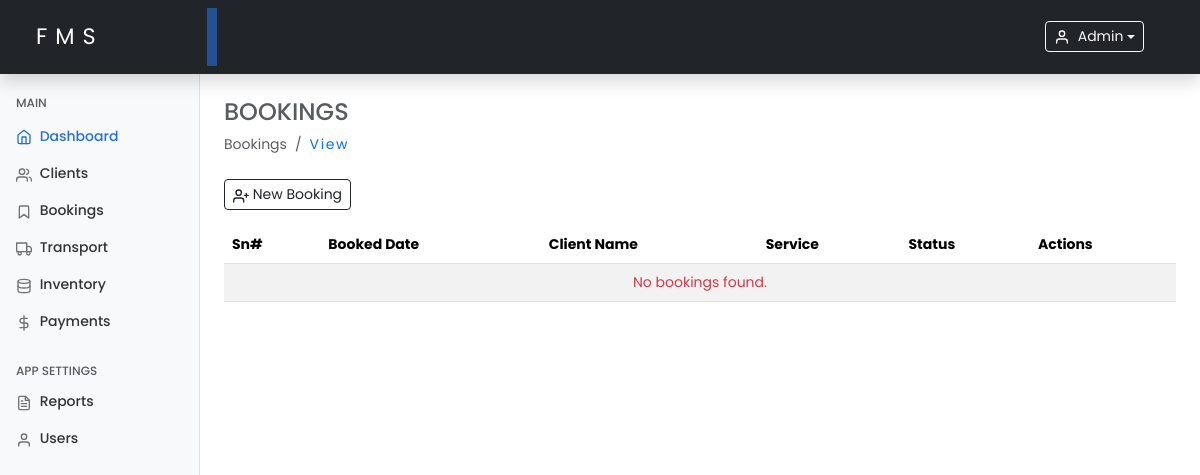
Before: /bookings.php (signed in) with the older database file.
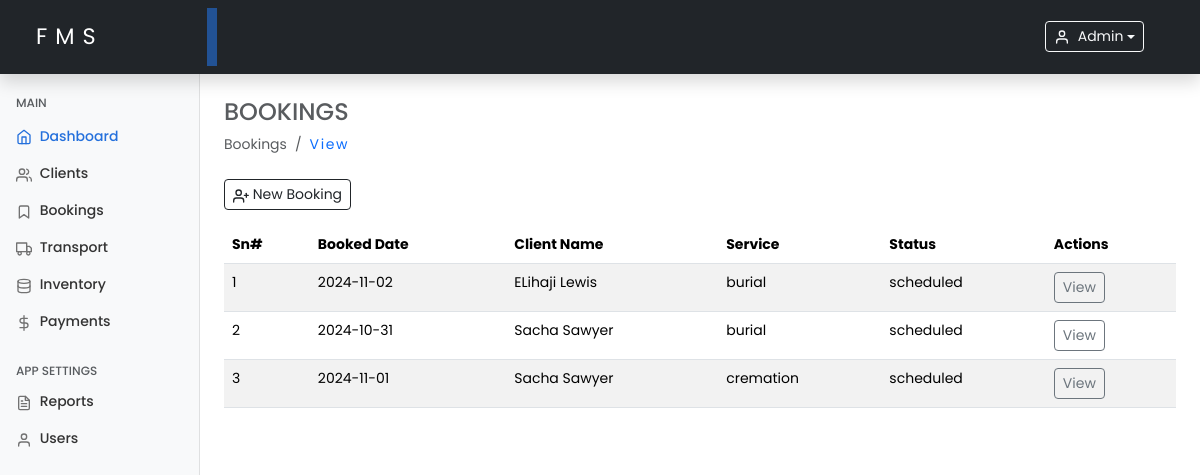
After: the same page with the newer database file.
### tables this page shows
CREATE TABLE `bookings` (
  `id` int(11) NOT NULL,
  `client_id` varchar(100) NOT NULL,
  `deceased_name` varchar(100) NOT NULL,
  `service_type` enum('burial','cremation','other') DEFAULT 'burial',
  `schedule_date` date NOT NULL,
  `vehicle_type` varchar(150) DEFAULT NULL,
  `request` varchar(255) DEFAULT NULL,
  `status` enum('scheduled','completed') DEFAULT 'scheduled',
  `created_at` timestamp NOT NULL DEFAULT current_timestamp(),
  `updated_at` timestamp NOT NULL DEFAULT current_timestamp() ON UPDATE current_timestamp()
);

CREATE TABLE `clients` (
  `id` int(11) NOT NULL,
  `client_name` varchar(100) NOT NULL,
  `client_phone` varchar(20) NOT NULL,
  `client_email` varchar(100) DEFAULT NULL,
  `client_address` varchar(255) DEFAULT NULL,
  `deceased_name` varchar(100) NOT NULL,
  `deceased_age` int(3) NOT NULL,
  `deceased_date_of_death` date NOT NULL,
  `deceased_cause` enum('natural','sickness','accident','other') NOT NULL,
  `deceased_gender` enum('male','female','other') NOT NULL,
  `created_at` timestamp NOT NULL DEFAULT current_timestamp(),
  `updated_at` timestamp NOT NULL DEFAULT current_timestamp() ON UPDATE current_timestamp()
);

### includes/functions.php (called while the page is built, shortened)
<?php
require_once 'config.php';
function getBookings()
{
    global $conn;
    $query = "SELECT b.id, c.deceased_name AS client_name, b.service_type, b.schedule_date, b.status
              FROM bookings b
              JOIN clients c ON b.client_id = c.id";
    $result = $conn->query($query);
    $bookings = [];
    while ($row = $result->fetch_assoc()) {
        $bookings[] = $row;
    }
    return $bookings;
}

### bookings.php (the view, shortened to what this page needs)
<?php
require_once "./includes/functions.php";
$bookings = getBookings();
include './includes/header.php';
include './includes/sidebar.php';
?>
<main class="col-md-9 ms-sm-auto col-lg-10 px-md-4 mt-2">
    <h4 class="text-muted text-uppercase mt-3">Bookings</h4>
    <ol class="breadcrumb mb-2">
        <li class="breadcrumb-item active">Bookings</li>
        <li class="breadcrumb-item"><a href="./bookings.php" class="text-decoration-none">View</a></li>
    </ol>
    <div class="d-flex justify-content-start flex-wrap flex-md-nowrap align-items-center pt-3 pb-2 mb-2 border-bottom-none">
        <button type="button" class="btn btn-sm btn-outline-dark me-5" data-bs-toggle="modal" data-bs-target="#staticBackdrop">
            <span data-feather="user-plus"></span>&nbsp;New Booking
        </button>
    </div>
    <table class="table table-striped" id="bookingsTable">
        <thead>
            <tr>
                <th>Sn#</th>
                <th>Booked Date</th>
                <th>Client Name</th>
                <th>Service</th>
                <th>Status</th>
                <th>Actions</th>
            </tr>
        </thead>
        <tbody>
            <?php if (empty($bookings)): ?>
                <tr>
                    <td colspan="6" class="text-center text-danger">No bookings found.</td>
                </tr>
            <?php else: ?>
                <?php foreach ($bookings as $index => $booking): ?>
                    <tr>
                        <td><?php echo $index + 1; ?></td>
                        <td><?php echo htmlspecialchars($booking['schedule_date']); ?></td>
                        <td><?php echo htmlspecialchars($booking['client_name']); ?></td>
                        <td><?php echo htmlspecialchars($booking['service_type']); ?></td>
                        <td><?php echo htmlspecialchars($booking['status']); ?></td>
                        <td><a href="viewBooking.php?id=<?php echo $booking['id']; ?>" class="btn btn-sm btn-outline-secondary">View</a></td>
                    </tr>
                <?php endforeach; ?>
            <?php endif; ?>
        </tbody>
    </table>
</main>
<?php include './includes/footer.php'; ?>

### includes/header.php (shortened to what this page needs)
<?php
require_once './includes/functions.php';
?>
<!doctype html>
<html lang="en">
<head>
    <link href="https://cdn.jsdelivr.net/npm/bootstrap@5.3.3/dist/css/bootstrap.min.css" rel="stylesheet">
    <link rel="stylesheet" href="./assets/css/dashboard.css">
    <link href="https://cdnjs.cloudflare.com/ajax/libs/fullcalendar/6.1.15/index.min.js" rel="stylesheet" />
</head>
<body>
    <header class="navbar navbar-dark sticky-top bg-dark p-2 flex-md-nowrap p-0 shadow">
        <a class="navbar-brand col-md-3 col-lg-2 me-0 px-3" href="./dashboard.php">FMS</a>
        <div class="dropdown ms-auto pe-5">
            <button class="btn btn-sm btn-outline-light rounded-60 dropdown-toggle d-flex align-items-center text-capitalize" type="button" id="userDropdown" data-bs-toggle="dropdown" aria-expanded="false">
                <span data-feather="user" class="me-2"></span>
                <?php echo htmlspecialchars($_SESSION['username']); ?>
            </button>
        </div>
    </header>

### includes/sidebar.php
<div class="container-fluid">
    <div class="row">
        <nav id="sidebarMenu" class="col-md-3 col-lg-2 d-md-block bg-light sidebar collapse">
            <div class="position-sticky pt-4">
                <h6 class="sidebar-heading d-flex justify-content-between align-items-center px-3 mt-4 mb-1 text-muted">
                    <span>Main</span>
                </h6>
                <ul class="nav flex-column my-2">
                    <li class="nav-item">
                        <a class="nav-link active d-flex align-items-center" aria-current="page" href="./dashboard.php">
                            <span data-feather="home"></span>&nbsp;Dashboard
                        </a>
                    </li>
                    <li class="nav-item">
                        <a class="nav-link" href="./clients.php">
                            <span data-feather="users"></span>
                            Clients
                        </a>
                    </li>
                    <li class="nav-item">
                        <a class="nav-link" href="./bookings.php">
                            <span data-feather="bookmark"></span>
                            Bookings
                        </a>
                    </li>
                    <li class="nav-item">
                        <a class="nav-link" href="./logistics.php">
                            <span data-feather="truck"></span>
                            Transport
                        </a>
                    </li>
                    <li class="nav-item">
                        <a class="nav-link" href="./inventory.php">
                            <span data-feather="database"></span>
                            Inventory
                        </a>
                    </li>
                    <li class="nav-item">
                        <a class="nav-link" href="./payments.php">
                            <span data-feather="dollar-sign"></span>
                            Payments
                        </a>
                    </li>
                </ul>
                <h6 class="sidebar-heading d-flex justify-content-between align-items-center px-3 mt-4 mb-1 text-muted">
                    <span>App Settings</span>
                </h6>
                <ul class="nav flex-column mb-2">
                    <li class="nav-item">
                        <a class="nav-link" href="./reports.php">
                            <span data-feather="file-text"></span>
                            Reports
                        </a>
                    </li>
                    <li class="nav-item">
                        <a class="nav-link" href="./users.php">
                            <span data-feather="user"></span>
                            Users
                        </a>
                    </li>
                </ul>
            </div>
        </nav>

### includes/footer.php (shortened to what this page needs)
</div>
</div>
</body>
</html>

### assets/css/dashboard.css (style rules this page uses)
* { margin: 0; padding: 0; box-sizing: border-box; }
body { font-size: .875rem; font-family: "Poppins", sans-serif; }
.feather { width: 16px; height: 16px; vertical-align: text-bottom; }
.sidebar { position: fixed; top: 0; bottom: 0; left: 0; z-index: 100; padding: 48px 0 0; box-shadow: inset -1px 0 0 rgba(0, 0, 0, .1); }
.sidebar .nav-link { font-weight: 500; color: #333; }
.sidebar .nav-link .feather { margin-right: 4px; color: #727272; }
.sidebar .nav-link.active { color: #2470dc; }
.sidebar .nav-link:hover .feather, .sidebar .nav-link.active .feather { color: inherit; }
.sidebar-heading { font-size: .75rem; text-transform: uppercase; }
.navbar-brand { padding-top: .75rem; padding-bottom: .75rem; font-size: 1.4rem; margin-left: .75rem; letter-spacing: .5rem; box-shadow: inset -10px 0 0 rgba(36, 113, 220, 0.6); }

### includes/header.php (style rules this page uses)
.active { background-color: transparent !important; }
.text-decoration-none { font-weight: 400; letter-spacing: 0.1rem; text-decoration: none !important; }

Changed rows visible on the page:
added bookings: schedule_date "2024-11-02", client.deceased_name "ELihaji Lewis", service_type "burial", status "scheduled"
added bookings: schedule_date "2024-10-31", client.deceased_name "Sacha Sawyer", service_type "burial", status "scheduled"
added bookings: schedule_date "2024-11-01", client.deceased_name "Sacha Sawyer", service_type "cremation", status "scheduled"
Other visible differences:
text no longer shown: "No bookings found."
